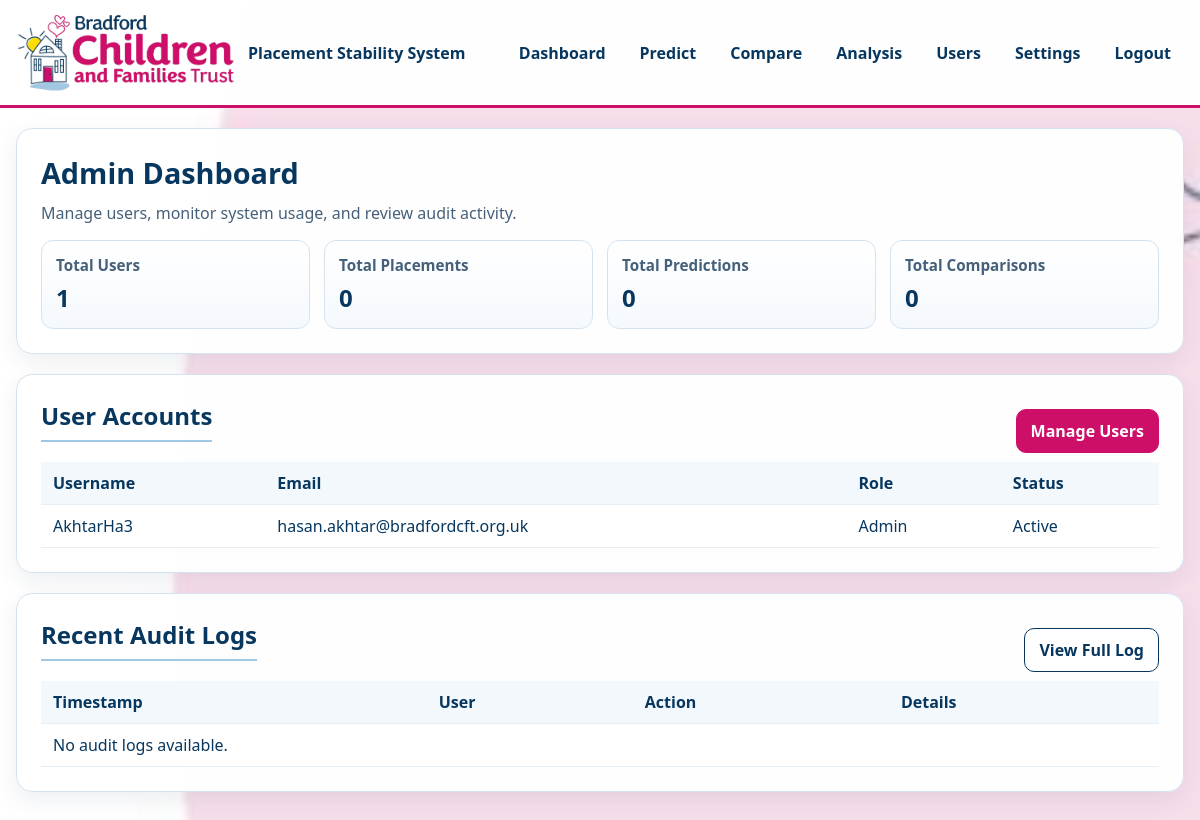
The page /admin-dashboard (signed in) on the database as committed earlier.
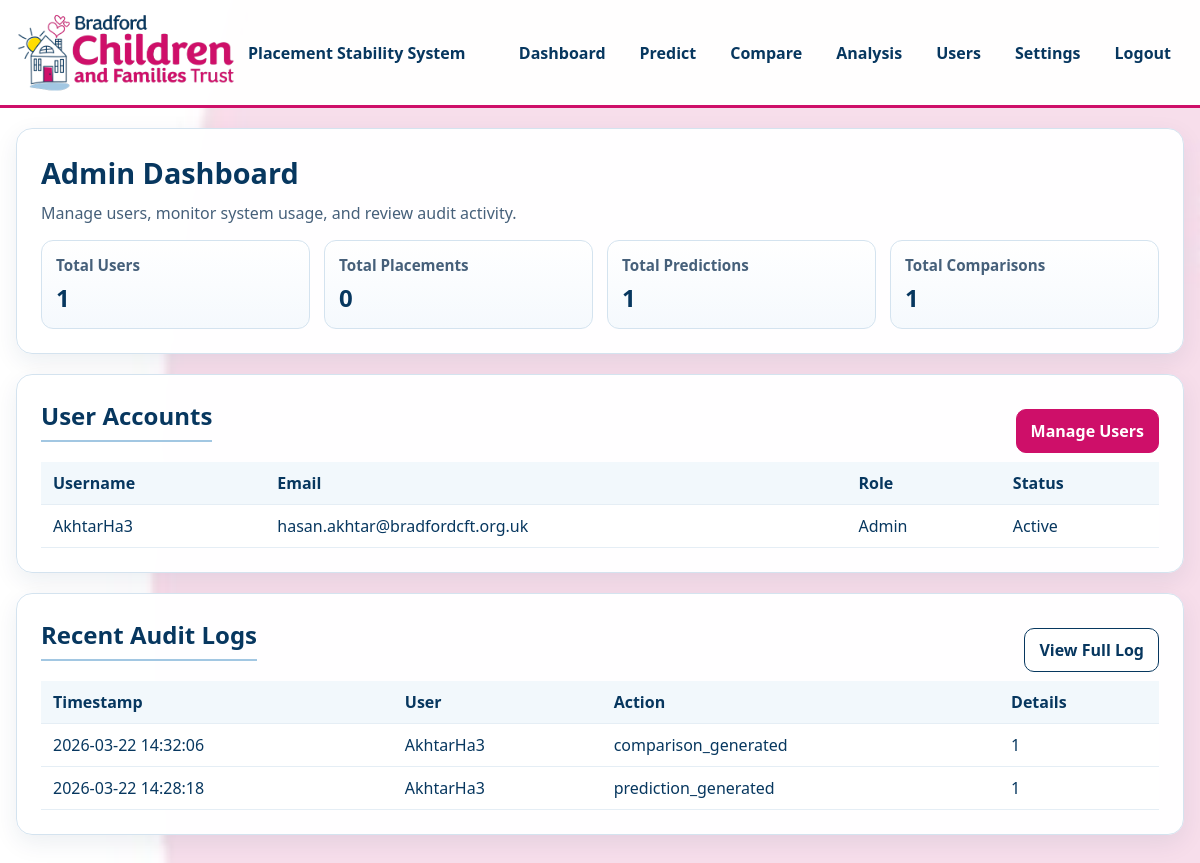
The same page on the database as committed later.
### tables this page shows
CREATE TABLE users (
        id INTEGER PRIMARY KEY AUTOINCREMENT,
        username TEXT UNIQUE NOT NULL,
        email TEXT UNIQUE NOT NULL,
        password_hash TEXT NOT NULL,
        role TEXT NOT NULL DEFAULT 'staff',
        is_active INTEGER DEFAULT 1,
        created_at TIMESTAMP DEFAULT CURRENT_TIMESTAMP,
        last_login TIMESTAMP
    );

CREATE TABLE audit_logs (
        id INTEGER PRIMARY KEY AUTOINCREMENT,
        user_id INTEGER,
        action TEXT NOT NULL,
        details TEXT,
        timestamp TIMESTAMP DEFAULT CURRENT_TIMESTAMP,
        FOREIGN KEY (user_id) REFERENCES users (id)
    );

### app/routes.py (the view)
@app.route('/admin-dashboard')
@role_required('admin')
def admin_dashboard():
    users = get_all_users(connection)
    system_stats = get_system_statistics(connection)
    audit_logs = get_recent_audit_logs(connection, limit=20)
    return render_template('admin_dashboard.html',
                         users=users,
                         system_stats=system_stats,
                         audit_logs=audit_logs)

### app/__init__.py (called while the page is built)
def create_app():
    app = Flask(__name__)
    app.config['SECRET_KEY'] = os.environ.get('SECRET_KEY', 'dev-secret-key-change-in-production')
    app.config['MAX_CONTENT_LENGTH'] = 16 * 1024 * 1024  # 16MB max file size
    csrf.init_app(app)
    login_manager.init_app(app)
    login_manager.login_view = 'app.login'
    login_manager.login_message = 'Please log in to access this page.'
    login_manager.login_message_category = 'info'
    @login_manager.user_loader
    def load_user(user_id):
        from .models import get_user_by_id, create_connection
        db_path = os.path.join(os.path.dirname(__file__), 'static', 'placements.db')
        connection = create_connection(db_path)
        return get_user_by_id(connection, int(user_id))
    from .routes import app as routes_blueprint
    app.register_blueprint(routes_blueprint)
    return app

### app/models.py (called while the page is built)
def create_connection(path):
    connection = None
    try:
        connection = sqlite3.connect(path, check_same_thread=False)
        connection.row_factory = sqlite3.Row  # Enable dict-like access
        print("Connection to SQLite DB successful")
    except Error as e:
        print(f"The error '{e}' occurred")
    return connection

def get_user_by_id(connection, user_id):
    query = "SELECT * FROM users WHERE id = ?"
    cursor = connection.cursor()
    cursor.execute(query, (user_id,))
    row = cursor.fetchone()
    if row:
        return User(row['id'], row['username'], row['email'], row['role'], row['is_active'])
    return None

def get_all_users(connection):
    query = "SELECT id, username, email, role, is_active, created_at FROM users ORDER BY created_at DESC"
    cursor = connection.cursor()
    cursor.execute(query)
    return cursor.fetchall()

def get_recent_audit_logs(connection, limit=20):
    query = """
    SELECT a.*, u.username
    FROM audit_logs a
    LEFT JOIN users u ON a.user_id = u.id
    ORDER BY a.timestamp DESC
    LIMIT ?
    """
    cursor = connection.cursor()
    cursor.execute(query, (limit,))
    return cursor.fetchall()

def get_system_statistics(connection):
    query = """
    SELECT
        (SELECT COUNT(*) FROM users) as total_users,
        (SELECT COUNT(*) FROM placements) as total_placements,
        (SELECT COUNT(*) FROM predictions) as total_predictions,
        (SELECT COUNT(*) FROM comparisons) as total_comparisons
    """
    cursor = connection.cursor()
    cursor.execute(query)
    return cursor.fetchone()

### templates/admin_dashboard.html (shortened to what this page needs)
{% extends "base.html" %}
{% block content %}
    <section class="panel">
        <h1>Admin Dashboard</h1>
        <p class="muted">Manage users, monitor system usage, and review audit activity.</p>
        <div class="stat-grid">
            <article class="stat-card">
                <h2>Total Users</h2>
                <p>{{ system_stats.total_users if system_stats else 0 }}</p>
            </article>
            <article class="stat-card">
                <h2>Total Placements</h2>
                <p>{{ system_stats.total_placements if system_stats else 0 }}</p>
            </article>
            <article class="stat-card">
                <h2>Total Predictions</h2>
                <p>{{ system_stats.total_predictions if system_stats else 0 }}</p>
            </article>
            <article class="stat-card">
                <h2>Total Comparisons</h2>
                <p>{{ system_stats.total_comparisons if system_stats else 0 }}</p>
            </article>
        </div>
    </section>
    <section class="panel">
        <div class="panel-heading-row">
            <h2 class="section-heading">User Accounts</h2>
            <a class="btn btn-primary" href="{{ url_for('app.manage_users') }}">Manage Users</a>
        </div>
        <div class="table-wrap">
            <table>
                <thead>
                    <tr>
                        <th>Username</th>
                        <th>Email</th>
                        <th>Role</th>
                        <th>Status</th>
                    </tr>
                </thead>
                <tbody>
                    {% for user in users[:8] %}
                        <tr>
                            <td>{{ user.username }}</td>
                            <td>{{ user.email }}</td>
                            <td>{{ user.role|capitalize }}</td>
                            <td>{{ 'Active' if user.is_active else 'Inactive' }}</td>
                        </tr>
                    {% else %}
                        <tr>
                            <td colspan="4">No users found.</td>
                        </tr>
                    {% endfor %}
                </tbody>
            </table>
        </div>
    </section>
    <section class="panel">
        <div class="panel-heading-row">
            <h2 class="section-heading">Recent Audit Logs</h2>
            <a class="btn" href="{{ url_for('app.audit_logs') }}">View Full Log</a>
        </div>
        <div class="table-wrap">
            <table>
                <thead>
                    <tr>
                        <th>Timestamp</th>
                        <th>User</th>
                        <th>Action</th>
                        <th>Details</th>
                    </tr>
                </thead>
                <tbody>
                    {% for log in audit_logs %}
                        <tr>
                            <td>{{ log.timestamp }}</td>
                            <td>{{ log.username or 'System' }}</td>
                            <td>{{ log.action }}</td>
                            <td>{{ log.details }}</td>
                        </tr>
                    {% else %}
                        <tr>
                            <td colspan="4">No audit logs available.</td>
                        </tr>
                    {% endfor %}
                </tbody>
            </table>
        </div>
    </section>
{% endblock %}

### templates/base.html (shortened to what this page needs)
<!DOCTYPE html>
<html lang="en">
<head>
    <link rel="stylesheet" href="{{ url_for('static', filename='css/styles.css') }}">
</head>
<body>
    <header class="site-header">
        <div class="header-inner">
            <a class="brand" href="{{ url_for('app.dashboard') if current_user.is_authenticated else url_for('app.login') }}">
                <img class="brand-logo" src="{{ url_for('static', filename='assets/Bradford-Children-and-Families-Trust-logo.png') }}" alt="Bradford Children and Families Trust logo">
                <span class="brand-text">Placement Stability System</span>
            </a>
            {% if current_user.is_authenticated %}
                <nav class="main-nav" aria-label="Primary navigation">
                    <a href="{{ url_for('app.dashboard') }}">Dashboard</a>
                    <a href="{{ url_for('app.predict') }}">Predict</a>
                    <a href="{{ url_for('app.compare') }}">Compare</a>
                    {% if current_user.role in ['manager', 'admin'] %}
                        <a href="{{ url_for('app.breakdown_analysis') }}">Analysis</a>
                    {% endif %}
                    {% if current_user.role == 'admin' %}
                        <a href="{{ url_for('app.manage_users') }}">Users</a>
                        <a href="{{ url_for('app.system_settings') }}">Settings</a>
                    {% endif %}
                    <a href="{{ url_for('app.logout') }}">Logout</a>
                </nav>
            {% endif %}
        </div>
    </header>
    <main class="page-shell">
        {% block content %}{% endblock %}
    </main>
</body>
</html>

### app/static/css/styles.css (style rules this page uses)
:root { --bcft-white: #ffffff; --bcft-pink-bg: #f7dbe9; --bcft-primary: #07375f; --bcft-secondary: #ce0f69; --bcft-yellow: #ffdd00; --bcft-light-blue: #a2c7e2; --bcft-border: #d4e3ef; --text-muted: #46607a; }
* { box-sizing: border-box; }
body { margin: 0; font-family: "Segoe UI", Tahoma, Geneva, Verdana, sans-serif; color: var(--bcft-primary); background: var(--bcft-white); }
.site-header { background: rgba(255, 255, 255, 0.95); border-bottom: 3px solid var(--bcft-secondary); position: sticky; top: 0; z-index: 10; }
.header-inner { max-width: 1200px; margin: 0 auto; padding: 12px 16px; display: flex; align-items: center; justify-content: space-between; gap: 16px; }
.brand { display: flex; align-items: center; gap: 12px; text-decoration: none; color: var(--bcft-primary); }
.brand-logo { width: 220px; max-width: 48vw; height: auto; }
.brand-text { font-weight: 600; }
.main-nav { display: flex; flex-wrap: wrap; gap: 8px; }
.main-nav a { color: var(--bcft-primary); text-decoration: none; font-weight: 600; border: 1px solid transparent; border-radius: 999px; padding: 8px 12px; }
.page-shell { max-width: 1200px; margin: 20px auto 40px; padding: 0 16px; }
.panel { background: rgba(255, 255, 255, 0.97); border: 1px solid var(--bcft-border); border-radius: 16px; box-shadow: 0 8px 24px rgba(7, 55, 95, 0.08); padding: 24px; margin-bottom: 20px; }
h1 { margin: 0 0 10px; font-size: 1.8rem; }
.section-heading { margin-top: 0; border-bottom: 2px solid var(--bcft-light-blue); padding-bottom: 8px; }
.muted { color: var(--text-muted); margin-top: 0; }
.btn { display: inline-block; background: var(--bcft-white); color: var(--bcft-primary); border: 1px solid var(--bcft-primary); border-radius: 10px; padding: 10px 14px; text-decoration: none; font-weight: 600; cursor: pointer; }
.btn-primary { background: var(--bcft-secondary); border-color: var(--bcft-secondary); color: var(--bcft-white); }
.panel-heading-row { display: flex; justify-content: space-between; gap: 12px; align-items: center; flex-wrap: wrap; }
.stat-grid { display: grid; grid-template-columns: repeat(4, minmax(0, 1fr)); gap: 14px; }
.stat-card { background: linear-gradient(180deg, #ffffff 0%, #f5f9fd 100%); border: 1px solid var(--bcft-border); border-radius: 12px; padding: 14px; }
.stat-card h2 { font-size: 0.95rem; margin: 0 0 6px; color: var(--text-muted); }
.stat-card p { margin: 0; font-size: 1.5rem; font-weight: 700; color: var(--bcft-primary); }
.table-wrap { overflow-x: auto; }
table { width: 100%; border-collapse: collapse; background: #fff; }
th, td { text-align: left; padding: 10px 12px; border-bottom: 1px solid #e5eef5; vertical-align: top; }
th { background: #f2f8fc; color: var(--bcft-primary); }

Rows that differ between the two databases and show on the page:
added audit_logs: timestamp "2026-03-22 14:32:06", username "AkhtarHa3", action "comparison_generated", details "1"
added audit_logs: timestamp "2026-03-22 14:28:18", username "AkhtarHa3", action "prediction_generated", details "1"
Other text that changed with them:
{{ system_stats.total_predictions if system_stats else 0 }}: "0" → "1"
{{ system_stats.total_comparisons if system_stats else 0 }}: "0" → "1"
text no longer shown: "No audit logs available."
